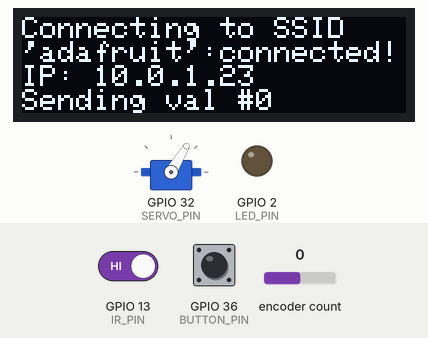
A sketch run on a simulated ESP32. On the bench: 128×32 one-colour display, servo, output pins drawn as LEDs (lit = HIGH). Wiring (inferred from the names in the program): IR receiver: data GPIO 13. The inputs (shaded band) are chosen by the test bench; at power-on: encoder count 0, GPIO 36 (BUTTON_PIN) LOW, GPIO 13 (IR_PIN) HIGH. WiFi joins after 1.5 s; servers stay silent unless stated; the display library's start-up logo is not drawn; what the sketch prints to the serial monitor is not drawn.

Above: at 8.2 s.
8.3 s: encoder count set to 1
11.8 s: encoder count set to 2
At 12.1 s:
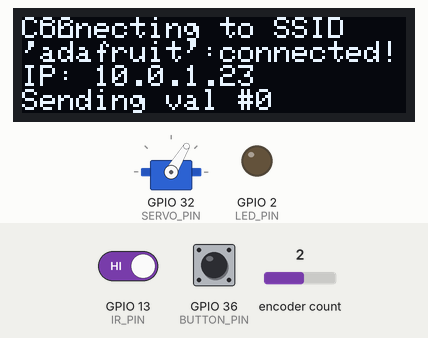
13.3 s: encoder count set to 3
At 14.5 s:
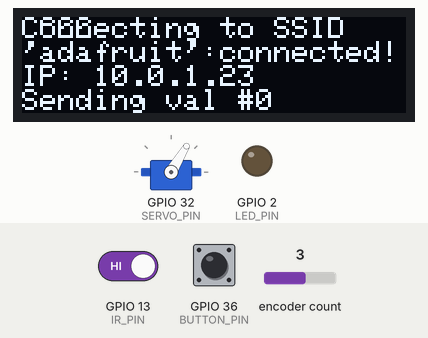
14.8 s: GPIO 36 (BUTTON_PIN) pulsed HIGH 2 times (0.12 s each, 0.3 s apart)
At 27.2 s:
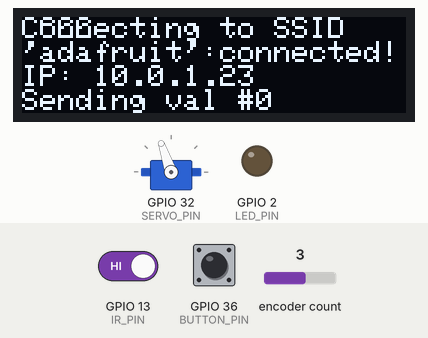
Timing chart, 0 to 27.5 s (numbered marks = the images above; inputs shaded):
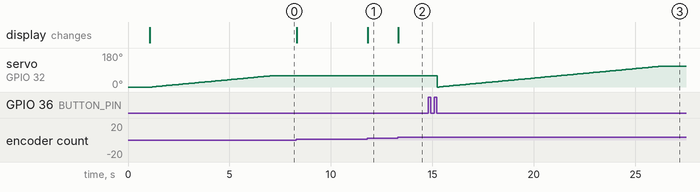

The sketch:

CubeControllerESP32.ino
```cpp
/*
 * A demo that combines the techniques of ClickVersusDoubleClickUsingReleased
 * and ClickVersusDoubleClickUsingSuppression by using both event types to
 * trigger a "Clicked". I think this is the best of both worlds. If someone does
 * a simple Press/Release, the Release gets triggered. If someone does a quick
 * click, then a Click gets triggers (after a delay to wait for the potential
 * DoubleClick).
 *
 * See Also:
 *    examples/ClickVersusDoubleClickUsingReleased/
 *    examples/ClickVersusDoubleClickUsingSuppression/
 */
// Transmitter and Servo Stuff
#include <Arduino.h>
#include <WiFi.h>
#include <esp_now.h>
#include <TickTwo.h>
#include <Servo.h>

// i2c oled display setup
#include <SPI.h>
#include <Wire.h>
#include <Adafruit_GFX.h>
#include <Adafruit_SSD1306.h>

//Lib Object decs
Adafruit_SSD1306 display = Adafruit_SSD1306(128, 32, &Wire);

Servo esc;

//PIN DESIGNATIONS:

// The pin number attached to the button.
const int BUTTON_PIN = 36;
// DEBUG
int LED_PIN = LED_BUILTIN;
#define IR_PIN 13

//https://lastminuteengineers.com/handling-esp32-gpio-interrupts-tutorial/
#define ENCODER_PIN_1 39
#define ENCODER_PIN_2 32

// TODO this should probably be analog?
#define SERVO_PIN 32

// other const
#define WIFI_CHANNEL 1

//MAC ADDRESS OF THE DEVICE YOU ARE SENDING TO
//byte remoteMac[] = {0x3C, 0x71, 0xBF, 0x29, 0x52, 0x3C};
byte remoteMac[] = {0x2C, 0x3A, 0xE8, 0x4E, 0x3C, 0xAE};


#define MENU_ITEMS 5
// we want to have a menu for each value we are sending

#define PATTERN         0
#define FRAMERATE       1
#define MOTORSPEED      2
#define FINEFRAMERATE   3
#define ONTIME          4


byte cnt=0;
uint8_t transmitData[MENU_ITEMS];
bool transmitNeededFlag = true;
byte result;

bool motorRunning = false;

#define STARTUP_SPEED 110
#define SLOTS_IN_DISK   4
#define SLOTS_PER_SIDE  1

// End Transmitter and Servo

// BUTTON MENU STUFF
#include <AceButton.h>
using namespace ace_button;
//IR Interupter STUFF

//unsigned long lastflash;
uint16_t SlotsCounted;
// this is the callback that gets called
// on interrupt at ir sensor for SlotsCounted
// its placed in ram for faster exec.
//TODO Place other encoder interrupt there
void ICACHE_RAM_ATTR sens() {
  SlotsCounted++;
}

//HOW MANY MICROS WE SEE BEFORE COUNTING SLOTS
#define MICROS_PER_SAMPLE 1000

//this will be set to the number of microseconds per tick or slot on the wheel
uint16_t microsPerTick = 1; // gets set by timer cb function to micros elapsed between slots in disk
uint16_t microsPerSide = 1; // gets set by timer cb function to micros for side to rotate one place forward
uint16_t microsPerRevolution = 1; // gets set ... micros for one full revolution of all slots  - might be weird since it will be between 4 and 5 count for a revolution?

uint16_t millisPerSide = 1;

//END IR INTERUPTER


// ENCODER STUFF

#include <Encoder.h>

// Change these two numbers to the pins connected to your encoder.
//   Best Performance: both pins have interrupt capability
//   Good Performance: only the first pin has interrupt capability
//   Low Performance:  neither pin has interrupt capability
Encoder myEnc(ENCODER_PIN_1, ENCODER_PIN_2);

long oldPosition  = -999;


// END ENCODER

// MENU DETAILS


int menuSelection = 0;
struct menu
{
   int menuItem;
   int initialValue;
   int currentValue;
   int minValue;
   int maxValue;
   int ledHue;
   //void increment() {currentValue++;}
};

typedef struct menu Menu;

  Menu patternColorMenu;
  Menu frameRateMenu;
  Menu motorSpeedMenu;
  Menu fineFrameRateMenu;
  Menu onTimeMenu;
  //Menu twiddlerMenu;
  //Menu cubeMultiplier;

  //http://www.cplusplus.com/doc/tutorial/structures/
  Menu * pCurrentMenu;
void readEncoder(Menu& currMenu);

// LED states. Some microcontrollers wire their built-in LED the reverse.
const int LED_ON = HIGH;
const int LED_OFF = LOW;

// END BUTTON DEBUG

//MOTOR and SERVO Stuff

#define MOTOR_START_SPEED 60

// One button wired to the pin at BUTTON_PIN. Automatically uses the default
// ButtonConfig. The alternative is to call the AceButton::init() method in
// setup() below.
AceButton button(BUTTON_PIN, LOW, 0);

void handleEvent(AceButton*, uint8_t, uint8_t);
TickTwo rpmTimer(calcMicrosPerTick, MICROS_PER_SAMPLE,0, MICROS_MICROS); // 1 second ==1 mil micros == 1000 millis

void setup() {
  // initialize built-in LED as an output
  pinMode(LED_PIN, OUTPUT);

  // Button is connected to 3.3 V so it runs revers logic from default config.  set this at constructor.
  pinMode(BUTTON_PIN, INPUT);

  setupIRInterrupt();

  setupOLED();

  ButtonConfig* buttonConfig = button.getButtonConfig();
  buttonConfig->setEventHandler(handleEvent);
  buttonConfig->setFeature(ButtonConfig::kFeatureDoubleClick);
  buttonConfig->setFeature(
  ButtonConfig::kFeatureSuppressClickBeforeDoubleClick);
  buttonConfig->setFeature(ButtonConfig::kFeatureSuppressAfterClick);
  buttonConfig->setFeature(ButtonConfig::kFeatureSuppressAfterDoubleClick);

  //setup default menu params
                      //menuItem, init,current, min, max, ledhue
  patternColorMenu  =   {0,1,10,1,254,100};
  frameRateMenu     =   {1,254,250,1,254,50};
  motorSpeedMenu    =   {2,60,60,45,179,0}; // TO DO Need initial value after spin up, then make adjustments to that.  NOT ZERO
  fineFrameRateMenu =   {3,3,3,3,254,150};
  onTimeMenu        =   {4,1,10,1,254,100};
  // set up the pattern menu as init menu
  // later we reassign pCurrentMenu to each menu when we change
  // then all functions will act on the pCurrentMenu reference and act on whatever menu is there.
  pCurrentMenu = &frameRateMenu;

  // ESP NOW STUFF make a function
  delay(10);
  Serial.begin(115200);
  WiFi.mode(WIFI_STA);
  WiFi.begin();
  //Serial.print("\r\n\r\nDevice MAC: ");
 // Serial.println(WiFi.macAddress());
  //Serial.println("\r\nESP_Now Controller.");

  // Init ESP-NOW
  if (esp_now_init() != ESP_OK) {
    Serial.println("Error initializing ESP-NOW");
    return;
  }

  // Once ESPNow is successfully Init, we will register for Send CB to
  // get the status of Trasnmitted packet
  //esp_now_register_send_cb(OnDataSent); not used yet but can chekc status of send

  delay(10);
  // Register peer
  esp_now_peer_info_t peerInfo;

  memcpy(peerInfo.peer_addr, remoteMac, 6);
  peerInfo.channel = 0;
  peerInfo.encrypt = false;

  // Add peer
  if (esp_now_add_peer(&peerInfo) != ESP_OK){
    Serial.println("Failed to add peer");
    return;
  }
  // SERVO
  esc.attach(SERVO_PIN);
  motorArm(MOTOR_START_SPEED);
}

void loop() {

  //rpmTimer.update();
  //noInterrupts(); // no interrupting this loop with IR or encoder stuff for a sec

  // Should be called every 20ms or faster for the default debouncing time
  // of ~50ms.
  button.check();
  readEncoder(*pCurrentMenu);


  // if transmitNeeded flat is true then we need to transmit the data.  would be nice to get OK on receipt here.
  // make this a function instead of calling it in loop all sloppy like.
  if(transmitNeededFlag){
    // set all the current values before sending them to the cube.

    transmitData[PATTERN] = patternColorMenu.currentValue;
    //transmitData[FRAMERATE] = frameRateMenu.currentValue; //TODO Lets just send it micros
    transmitData[FRAMERATE] = 250;
    transmitData[MOTORSPEED] = motorSpeedMenu.currentValue;
    transmitData[FINEFRAMERATE] = fineFrameRateMenu.currentValue;
    transmitData[ONTIME] = onTimeMenu.currentValue;

    result = esp_now_send(remoteMac, transmitData, MENU_ITEMS);

    //transmitNeededFlag = false;  COMMENTED FOR  TESTING ONLY
  }
  // we want to send the cube three values, the pattern, the cube servo speed and the frame rate.
    // pattern will be as many patterns as we have available, maybe just a couple
    // servo speed will be set here and the motor is controlled on this device, however we want the cube to know its speed setting
    // we also want to send the frame rate, which should generally match the speed, but we may also fiddle with this in small increments/
    // for now we are using bytes of 0-254 but we may need to concatenate bytes on the cube side for more resolution.

  //servoCRate = map(potCState[i],0,1023,0,179);
 //  esc.write(motorSpeedMenu.currentValue); TODO IMPLEMENT MOTOR CONTROLS ON BRUSHED MOTOR
  //Serial.println(motorSpeedMenu.currentValue);
  //delay(1000);
  //interrupts();  // turns interrupts back on


}

void calcMicrosPerTick(){
  //micros divided by slots counted = microsPerSlot
  // probably need to worry about overflow for slow speed
  //so just set to zero if large or rolling over
  //microsPerTick = MICROS_PER_SAMPLE/SlotsCounted;
 // microsPerRevolution = (MICROS_PER_SAMPLE/SlotsCounted)/SLOTS_IN_DISK;
  //microsPerSide = (MICROS_PER_SAMPLE/SlotsCounted)/(SLOTS_IN_DISK/SLOTS_PER_SIDE);

  // for now we will get a rough millis and sen that to frame rate. it gets mulitplied by 1000 in receiver so we divide here and send millis


  //if(microsPerSide > 100000) {
    millisPerSide  = 50;

  //}
  //else {
    //millisPerSide = (microsPerSide / 1000);
  //};
  //map fine frame rate to 0-254 val from 0-9999 in remainder. TODO probably a bug here.

  //we want this to go fast so we should just record vals and do this elswhere
  // set the counter back to zero to start another sample form MICROS_PER_SAMPLE
  SlotsCounted = 0;

}

void setupIRInterrupt() {
  // IR Infrared sensor

pinMode(IR_PIN, INPUT_PULLUP);
attachInterrupt(digitalPinToInterrupt(13), sens, RISING);
rpmTimer.start();
}

void setupOLED () {
  display.begin(SSD1306_SWITCHCAPVCC, 0x3C); // Address 0x3C for 128x32

  Serial.println("OLED begun");

  // Show image buffer on the display hardware.
  // Since the buffer is intialized with an Adafruit splashscreen
  // internally, this will display the splashscreen.
  display.display();
  delay(1000);

  // Clear the buffer.
  display.clearDisplay();
  display.display();

   // text display tests
  display.setTextSize(1);
  display.setTextColor(SSD1306_WHITE);
  display.setCursor(0,0);
  display.print("Connecting to SSID\n'adafruit':");
  display.print("connected!");
  display.println("IP: 10.0.1.23");
  display.println("Sending val #0");
  display.setCursor(0,0);
  display.display(); // actually display all of the above

}

void displaySomething (){
  display.print("C");
  delay(10);
  yield();
  display.display();
}
// The event handler for the button.
void handleEvent(AceButton* /* button */, uint8_t eventType,
    uint8_t /* buttonState */) {
  switch (eventType) {
    case AceButton::kEventClicked:
    case AceButton::kEventReleased:
      //Serial.println("Single Click");
      // click switches menu item so increment menuSelection++
      nextMenu();

      break;
    case AceButton::kEventDoubleClicked:
      //Serial.println("DoubleClick");
      toggleMotor();
      // double click turns on motor and turns it off again. toggle 0 and 1
      // toggleMotor() start stop
      break;
  }
}

// read position on encoder

void readEncoder(Menu& currMenu){
  // take a reference to the curr menu and increment or decrement.  we dont care about old position, just if its a positive or negative change.
  // TODO need to ensure it doesnt overflow and do some additional checking here to loop around
  // create blink when min max limit is reached.
  long newPosition = myEnc.read();
  if (newPosition != oldPosition) {
    if (oldPosition > newPosition) {
      if(currMenu.currentValue > currMenu.minValue){
        currMenu.currentValue--;
      }
    }
      else {
         if(currMenu.currentValue < currMenu.maxValue){
          currMenu.currentValue++;
          }
      }
    oldPosition = newPosition;

    //OLED
    displaySomething();

    //Serial.print("Value Changed to: ");
    //Serial.println(currMenu.currentValue);
    transmitNeededFlag = true;

  }
}

void nextMenu(){
  // convert to turnary
  if (menuSelection < MENU_ITEMS){menuSelection++;}
  if (menuSelection == MENU_ITEMS){menuSelection = 0;}

  switch(menuSelection){
    case 0: pCurrentMenu = &patternColorMenu;
      break;
    case 1: pCurrentMenu = &frameRateMenu;
      break;
    case 2: pCurrentMenu = &motorSpeedMenu;
      break;
    case 3: pCurrentMenu = &fineFrameRateMenu;
      break;
    case 4: pCurrentMenu = &onTimeMenu;
      break;
    default: pCurrentMenu = &patternColorMenu;
  }
  Serial.print("Menu is: ");
  Serial.println(menuSelection);
  Serial.print("CurrValue in Menu is: ");
  Serial.println(pCurrentMenu->currentValue);
  // set LED to hue of pCurrentMenu
  // set starting encoder value to whatever the value was when we were last at this menu
}

void toggleMotor(){
// This will start up the motor or shut it down smoothly
  if (motorRunning){
    //if motor running is true, we stop...
    //Serial.println("Stopping Motor...");
    motorDisarm(motorSpeedMenu.currentValue);
    // stop the motor!
    motorRunning = false;
   }  else {
    //Serial.println("Starting Motor...");
    //start the motor
    motorArm(STARTUP_SPEED);
    motorRunning = true;
   }
}
void motorArm(int start_speed)
{
    int i;
    for (i=0; i < start_speed; i++) {
      motorSetSpeed(i);
      //Serial.println(i);
      delay(100);
      // TODO get rid of delay use timer?
    }
}

void motorDisarm( int currSpeed)
{
      int i;
    for (i=currSpeed; i > 50; i--) {
      //increment currspeed down until its at 50
      motorSetSpeed(i);
      //Serial.println(i);
      delay(80);
      // TODO get rid of delay use timer?
    }

}
void motorSetSpeed(int motorSpeed)
{
    esc.write(motorSpeed);
    motorSpeedMenu.currentValue = motorSpeed;
}
// pass by reference. send in a menu and it will be acted upon rather than copied
//void PassByReference(Student& who); //prototype
```

Measured:
- after the input at 11.8 s, the display: changes at once (image 1)
- after the input at 13.3 s, the display: changes at once (image 2)
- after the input at 14.8 s, servo on GPIO 32 (SERVO_PIN): 59° → 0° after 0.44 s, → 1° 0.10 s later, → 2° 0.10 s later, → 3° 0.10 s later, … (110 changes in this stretch)
